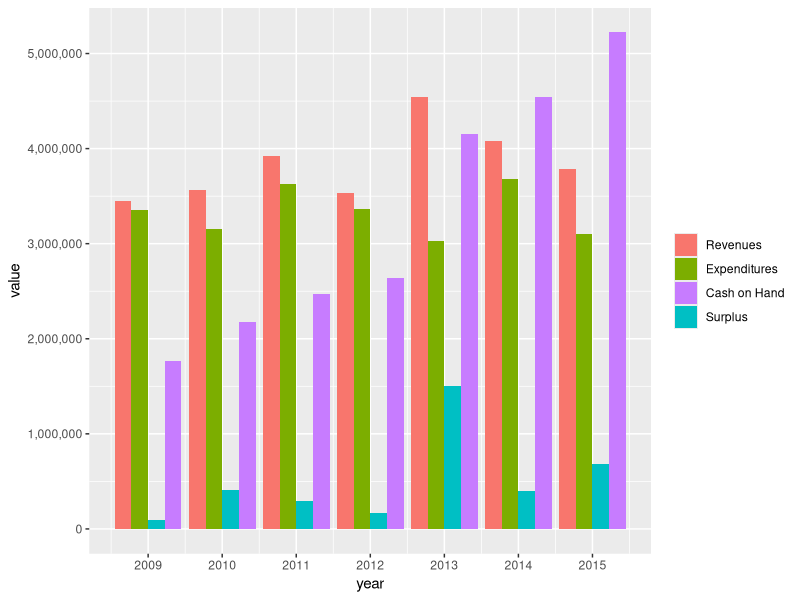
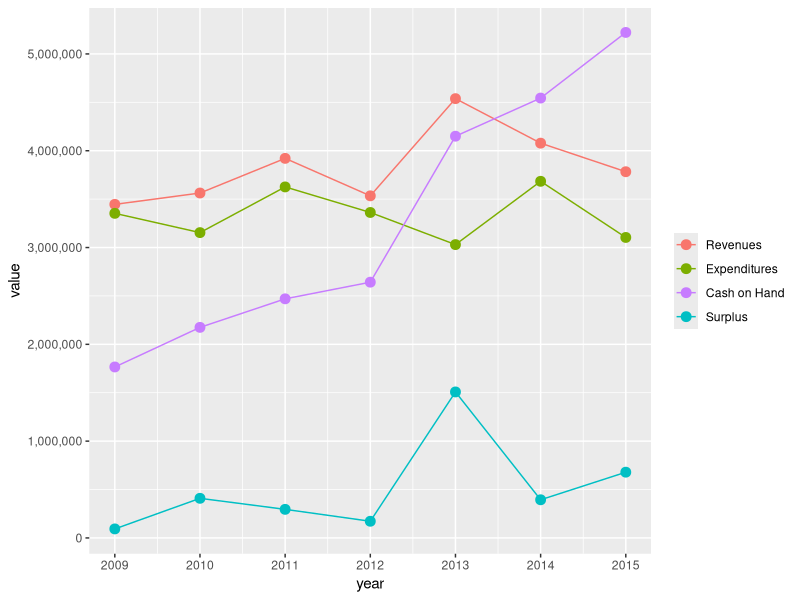

Source code (R) for these figures, in order:
## ---- chunk 1
knitr::opts_chunk$set(echo = TRUE)
library(dplyr)
library(ggplot2)
library(reshape2)
library(scales)
chariton <- read.csv('./charitonfinancials.csv')
## ---- chunk 2
chariton
## ---- chunk 3
round(mean(chariton[, 'surplus']))
## ---- chunk 4
round(mean(chariton[c(1,2,3,4,6,7), "surplus"]))
## ---- chunk 5
round(colMeans(chariton[, c(2, 3, 4, 5, 7, 8, 9)]))
## ---- chunk 6
chariton.melt <- melt(chariton[, c(1,3, 7, 8, 9)], id=c('year'),vars=c('revenues', 'expenditures', 'propertytax', 'salestax', 'surplus', 'endcash'))
ggplot(data=chariton.melt, aes(year, value)) +
  geom_bar(aes(fill=variable), stat = 'identity', position = 'dodge')  +
  labs(list(title = "Chariton County Financial Summary (2009-2015)", x = "Year", y = "US $")) +
  scale_y_continuous(labels=comma) +
  scale_x_continuous(breaks = round(seq(min(chariton.melt$year), max(chariton.melt$year), by = 1))) +
  scale_fill_discrete(name=NULL, breaks=c('revenues', 'expenditures', 'endcash', 'surplus'), labels=c('Revenues', 'Expenditures', 'Cash on Hand', 'Surplus'))
## ---- chunk 7
ggplot(data=chariton.melt, aes(x=year, y=value, group=variable, color=variable)) +
  geom_line() +
  geom_point(size=3, fill='white') +
  labs(list(title = "Chariton County Financial Summary (2009-2015)", x = "Year", y = "US $")) +
  scale_y_continuous(labels = comma) +
  scale_x_continuous(breaks = round(seq(min(chariton.melt$year), max(chariton.melt$year), by = 1))) +
  scale_colour_discrete(name=NULL, breaks=c('revenues', 'expenditures', 'endcash', 'surplus'), labels=c('Revenues', 'Expenditures', 'Cash on Hand', 'Surplus'))
